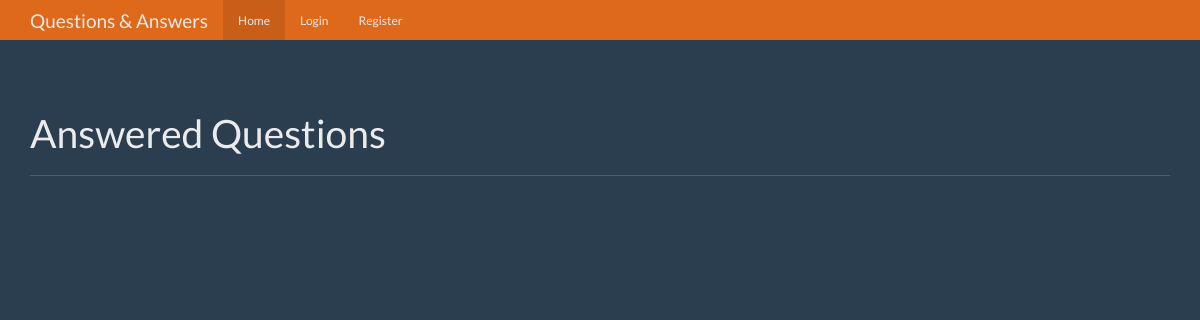
The app's page /, older data.
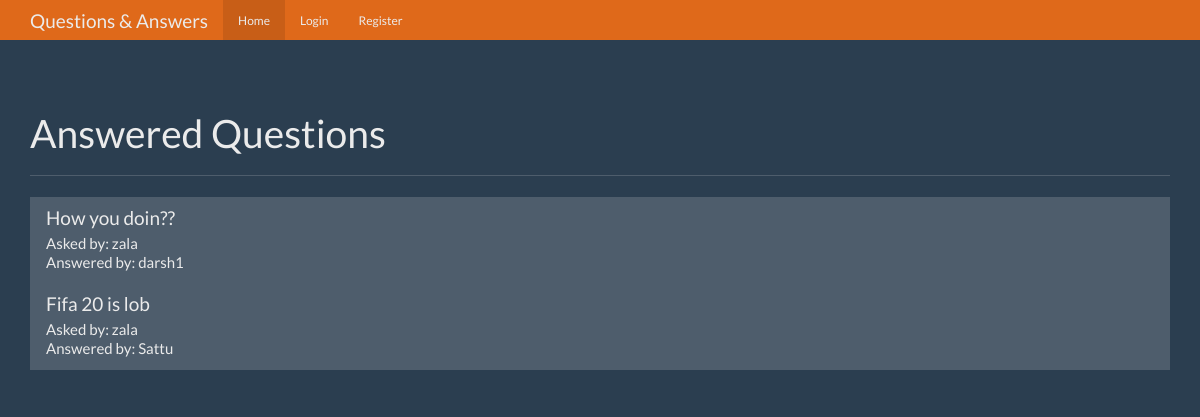
The same page, newer data.
### tables this page shows
CREATE TABLE questions(id integer primary key autoincrement,
    question_text text not null,
    answer_text text,
    asked_by integer not null,
    expert_id integer not null);

CREATE TABLE users(
    id integer primary key autoincrement,
    name text not null,
    password text not null,
    expert boolean not null,
    admin boolean not null
);

### app.py (the view)
@app.route('/')
def index():
    user = get_current_user()
    db = get_db()
    cur = db.execute('select questions.id as question_id,questions.question_text,askers.name as asker_name,experts.name as expert_name from questions \
        join users as askers on askers.id = questions.asked_by \
            join users as experts on experts.id = questions.expert_id where questions.answer_text is not null')
    questions = cur.fetchall()
    return render_template('home.html',user = user,questions = questions)

### app.py (called while the page is built)
def get_current_user():
    user_result = None
    if 'user' in session:
        user = session['user']
        db = get_db()
        cur = db.execute("select id,name,password,expert,admin from users where name = ?",[user])
        user_result = cur.fetchone()
    return user_result

### database.py (called while the page is built)
def connect_db():
    sql = sqlite3.connect('questions.db')
    sql.row_factory = sqlite3.Row
    return sql

def get_db():
    if not hasattr(g,'sqlite_db'):
        g.sqlite_db = connect_db()
    return g.sqlite_db

### templates/home.html (shortened to what this page needs)
<!DOCTYPE html>
<html lang="en">
  <head>
    <link href="{{ url_for('static',filename = 'bootstrap.min.css') }}" rel="stylesheet">
    <link href="{{ url_for('static',filename = 'theme.css') }}" rel="stylesheet">
  </head>
  <body>
    <nav class="navbar navbar-inverse navbar-fixed-top">
      <div class="container">
        <div class="navbar-header">
          <a class="navbar-brand" href="#">Questions & Answers</a>
        </div>
        <div id="navbar" class="navbar-collapse collapse">
          <ul class="nav navbar-nav">
            <li class="active"><a href="{{url_for('index')}}">Home</a></li>
            {% if not user %}
            <li><a href="{{url_for('login')}}">Login</a></li>
            <li><a href="{{url_for('register')}}">Register</a></li>
            {% endif %}
          </ul>
        </div>
      </div>
    </nav>
    <div class="container theme-showcase" role="main">
      <div class="page-header">
        <h1>Answered Questions</h1>
      </div>
      <div class="row">
        <div class="col-lg-12">
          <div class="list-group">
            {% for i in questions %}
            <a href="{{url_for('question',id = i['question_id'])}}" class="list-group-item">
              <h4 class="list-group-item-heading">{{i['question_text']}}</h4>
              <p class="list-group-item-text">Asked by: {{i['asker_name']}}</p>
              <p class="list-group-item-text">Answered by: {{i['expert_name']}}</p>
            </a>
            {% endfor %}
          </div>
        </div>
      </div>
    </div>
  </body>
</html>

### static/theme.css (style rules this page uses)
body { padding-top: 70px; padding-bottom: 30px; }

Row changes from the older to the newer data that the page shows:
added questions: question_text "How you doin??", asker_name "zala", expert_name "darsh1"
added questions: question_text "Fifa 20 is lob", asker_name "zala", expert_name "Sattu"
